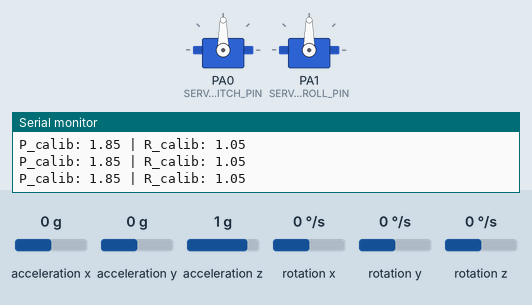
The program below on a simulated STM32 Black Pill. Parts: 2 × servo, the last lines printed to the serial monitor. Wiring (inferred from the names in the program): MPU-6050 motion sensor at I2C address 0x68. The test bench sets the inputs (shaded band); at power-on: acceleration x 0 g, acceleration z 1 g, acceleration y 0 g, rotation y 0 °/s, rotation x 0 °/s, rotation z 0 °/s.

Above: at 0.8 s.
0.9 s: acceleration x set to -1.4 g
At 3.5 s:
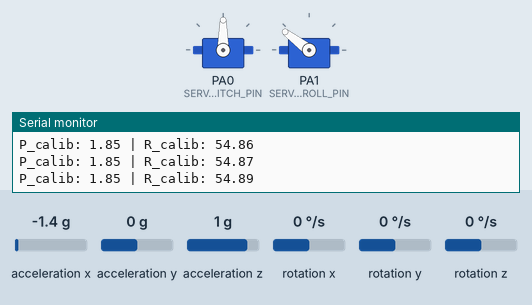
3.9 s: acceleration z set to -1.4 g
At 6.4 s:
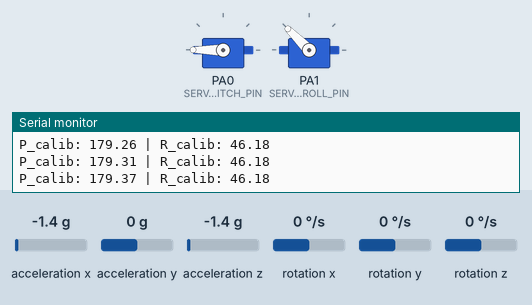
6.9 s: acceleration y set to -0.2 g
At 8.1 s:
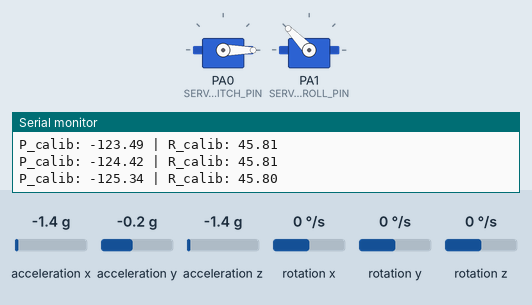
9.2 s: rotation y set to 100 °/s
At 11.8 s:
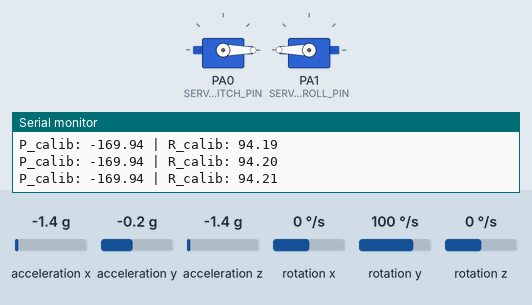
12.2 s: acceleration y set to 0.8 g
At 14.2 s:
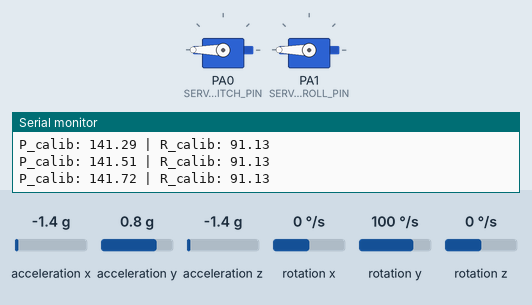
15.2 s: rotation x set to -192 °/s
At 18.9 s:
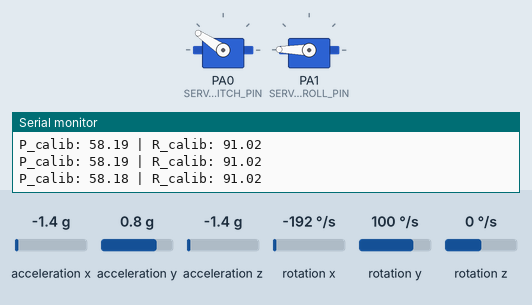
Timing chart, 0 to 19.2 s (numbered marks = the images above; inputs shaded):
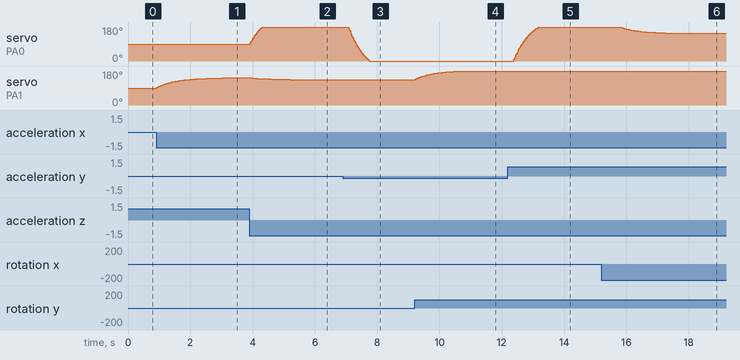

Measured:
- the behaviour switches between 0 and -0.1 g on acceleration y (found by bisection; images 2 and 3)
- after the input at 0.9 s, servo on PA1 (SERVO_ROLL_PIN): moves from 90° to 144° over 2.8 s, starting at once
- after the input at 3.9 s, servo on PA0 (SERVO_PITCH_PIN): moves from 90° to 180° over 0.40 s, starting at once; servo on PA1 (SERVO_ROLL_PIN): moves from 144° to 135° over 1.3 s, starting at once
- after the input at 6.9 s, servo on PA0 (SERVO_PITCH_PIN): moves from 180° to 0° over 0.67 s, starting after 0.19 s; servo on PA1 (SERVO_ROLL_PIN): 135° → 134° after 0.11 s
- after the input at 9.2 s, servo on PA1 (SERVO_ROLL_PIN): moves from 134° to 180° over 1.5 s, starting at once
- after the input at 12.2 s, servo on PA0 (SERVO_PITCH_PIN): moves from 0° to 180° over 0.79 s, starting after 0.19 s; servo on PA1 (SERVO_ROLL_PIN): 180° → 179° after 2.7 s
- after the input at 15.2 s, servo on PA0 (SERVO_PITCH_PIN): moves from 180° to 146° over 2.2 s, starting after 0.60 s

The program:

main.cpp
```cpp
#include <Arduino.h>
#include <STM32FreeRTOS.h>
#include "MPU6050.h"
#include "filters.h"
#include "servo_driver.h"

// --- BIẾN TOÀN CỤC ---
// Biến dùng chung để Task Cảm biến ghi vào và Task Servo đọc ra
#include "filters.h"

// Chỉ cần khai báo thế này là đủ
Attitude myAngle;
// Giá trị lệch đo được khi để mặt phẳng nằm ngang
float offsetPitch = -1.85;
float offsetRoll = -1.05;

// --- KHAI BÁO CÁC TASK (Dựa theo Spec Nhóm 9) ---
void Task_Sensor_Filter(void *pvParameters); // Tương ứng T1 & T2
void Task_Servo_Control(void *pvParameters); // Tương ứng T3

void setup() {
    // 1. Khởi tạo giao tiếp máy tính
    Serial.begin(115200);

    // 2. Khởi tạo phần cứng (Các hàm trong file .cpp của bạn)
    MPU6050_Init();
    Servo_Init();

    // 3. Tạo các Task trong hệ điều hành
    // Task cảm biến: Ưu tiên 1 (Cao nhất), Bộ nhớ 128 words
    xTaskCreate(Task_Sensor_Filter, "Sensor", 128, NULL, 1, NULL);

    // Task Servo: Ưu tiên 3 (Thấp hơn), Bộ nhớ 128 words
    xTaskCreate(Task_Servo_Control, "Servo", 128, NULL, 3, NULL);

    // 4. Lệnh bắt đầu điều phối các Task
    vTaskStartScheduler();
}

void loop() {

}

// --- ĐỊNH NGHĨA CHI TIẾT CÁC TASK ---

/**
 * Task T1 & T2: Đọc dữ liệu MPU6050 và chạy bộ lọc
 * Tần số yêu cầu: 100Hz (10ms)
 */
void Task_Sensor_Filter(void *pvParameters) {
    for (;;) {
        // 1. Đọc và lọc dữ liệu
        MPU6050_RawData raw = MPU6050_Read_Raw();
        Filter_Update(raw, myAngle, 0.01f);

        // 2. Tính toán giá trị đã hiệu chuẩn
        float calibP = myAngle.pitch - offsetPitch;
        float calibR = myAngle.roll - offsetRoll;

        // 3. In log trên cùng một dòng
        Serial.print("P_calib: ");
        Serial.print(calibP);        // In Pitch hiệu chuẩn
        Serial.print(" | R_calib: ");
        Serial.println(calibR);      // In Roll hiệu chuẩn và xuống dòng

        // Đảm bảo tần số 100Hz (10ms) theo Spec
        vTaskDelay(pdMS_TO_TICKS(10));
    }
}

/**
 * Task T3: Xuất xung PWM điều khiển Servo MG946R
 * Tần số: 50Hz (20ms)
 */
void Task_Servo_Control(void *pvParameters) {
    (void) pvParameters;

    for (;;) {
        // Lấy dữ liệu góc từ biến chung myAngle để điều khiển 2 Servo
        Servo_WriteAngles(myAngle.pitch, myAngle.roll);

        // Nghỉ 20ms giữa mỗi lần cập nhật góc Servo
        vTaskDelay(pdMS_TO_TICKS(20));
    }
}
```

MPU6050.H
```cpp
#ifndef MPU6050_H
#define MPU6050_H

#include <Arduino.h>
#include <Wire.h>

#define MPU6050_ADDR 0x68

struct MPU6050_RawData {
    int16_t ax, ay, az;
    int16_t gx, gy, gz;
};

void MPU6050_Init();
MPU6050_RawData MPU6050_Read_Raw();

#endif
```

filters.h
```cpp
#ifndef FILTERS_H
#define FILTERS_H

#include "MPU6050.h"

struct Attitude {
    float pitch;
    float roll;
};

void Filter_Update(MPU6050_RawData raw, Attitude &angle, float dt);

#endif
```

MPU6050.cpp
```cpp
#include "mpu6050.h"

void MPU6050_Init() {
    Wire.begin();
    Wire.setClock(400000); // Tốc độ I2C nhanh theo yêu cầu

    Wire.beginTransmission(MPU6050_ADDR);
    Wire.write(0x6B); // Thanh ghi quản lý nguồn
    Wire.write(0);    // Đánh thức cảm biến
    Wire.endTransmission(true);
}

MPU6050_RawData MPU6050_Read_Raw() {
    MPU6050_RawData data;
    Wire.beginTransmission(MPU6050_ADDR);
    Wire.write(0x3B); // Đọc từ thanh ghi gia tốc X
    Wire.endTransmission(false);
   Wire.requestFrom((uint8_t)MPU6050_ADDR, (uint8_t)14, (uint8_t)true);

    data.ax = (Wire.read() << 8) | Wire.read();
    data.ay = (Wire.read() << 8) | Wire.read();
    data.az = (Wire.read() << 8) | Wire.read();
    Wire.read(); Wire.read(); // Bỏ qua nhiệt độ
    data.gx = (Wire.read() << 8) | Wire.read();
    data.gy = (Wire.read() << 8) | Wire.read();
    data.gz = (Wire.read() << 8) | Wire.read();
    return data;
}
```

filters.cpp
```cpp
#include "filters.h"
#include "MPU6050.h"
#include <math.h>

void Filter_Update(MPU6050_RawData raw, Attitude &angle, float dt) {
    float alpha = 0.98;

    // Tính toán góc từ gia tốc (Sử dụng tên biến ax, ay, az từ MPU6050.h)
    float accelPitch = atan2((float)raw.ay, (float)raw.az) * 180 / M_PI;
    float accelRoll = atan2(-(float)raw.ax, sqrt((float)raw.ay * raw.ay + (float)raw.az * raw.az)) * 180 / M_PI;

    // Chuyển đổi vận tốc góc (Sử dụng gx, gy từ MPU6050.h)
    float gyroPitchRate = raw.gx / 131.0;
    float gyroRollRate = raw.gy / 131.0;

    // Bộ lọc bù (Complementary Filter) để giữ thăng bằng
    angle.pitch = alpha * (angle.pitch + gyroPitchRate * dt) + (1 - alpha) * accelPitch;
    angle.roll = alpha * (angle.roll + gyroRollRate * dt) + (1 - alpha) * accelRoll;
}
```

servo_driver.h
```cpp
#ifndef SERVO_DRIVER_H
#define SERVO_DRIVER_H

#include <Arduino.h>
#include <Servo.h>

// Định nghĩa các chân điều khiển Servo trên STM32F411
#define SERVO_PITCH_PIN PA0
#define SERVO_ROLL_PIN  PA1

void Servo_Init();
void Servo_WriteAngles(float pitchAngle, float rollAngle);

#endif
```

servo_driver.cpp
```cpp
#include "servo_driver.h"

Servo servoPitch;
Servo servoRoll;

void Servo_Init() {
    servoPitch.attach(SERVO_PITCH_PIN);
    servoRoll.attach(SERVO_ROLL_PIN);

    // Đưa về vị trí cân bằng ban đầu (90 độ)
    servoPitch.write(90);
    servoRoll.write(90);
}

void Servo_WriteAngles(float pitchAngle, float rollAngle) {
    // Chuyển đổi từ góc nghiêng (-45 đến 45) sang góc Servo (45 đến 135)
    // Giả sử 0 độ của cảm biến tương ứng với 90 độ của Servo
    int s1_pos = constrain(90 + (int)pitchAngle, 0, 180);
    int s2_pos = constrain(90 + (int)rollAngle, 0, 180);

    servoPitch.write(s1_pos);
    servoRoll.write(s2_pos);
}
```
